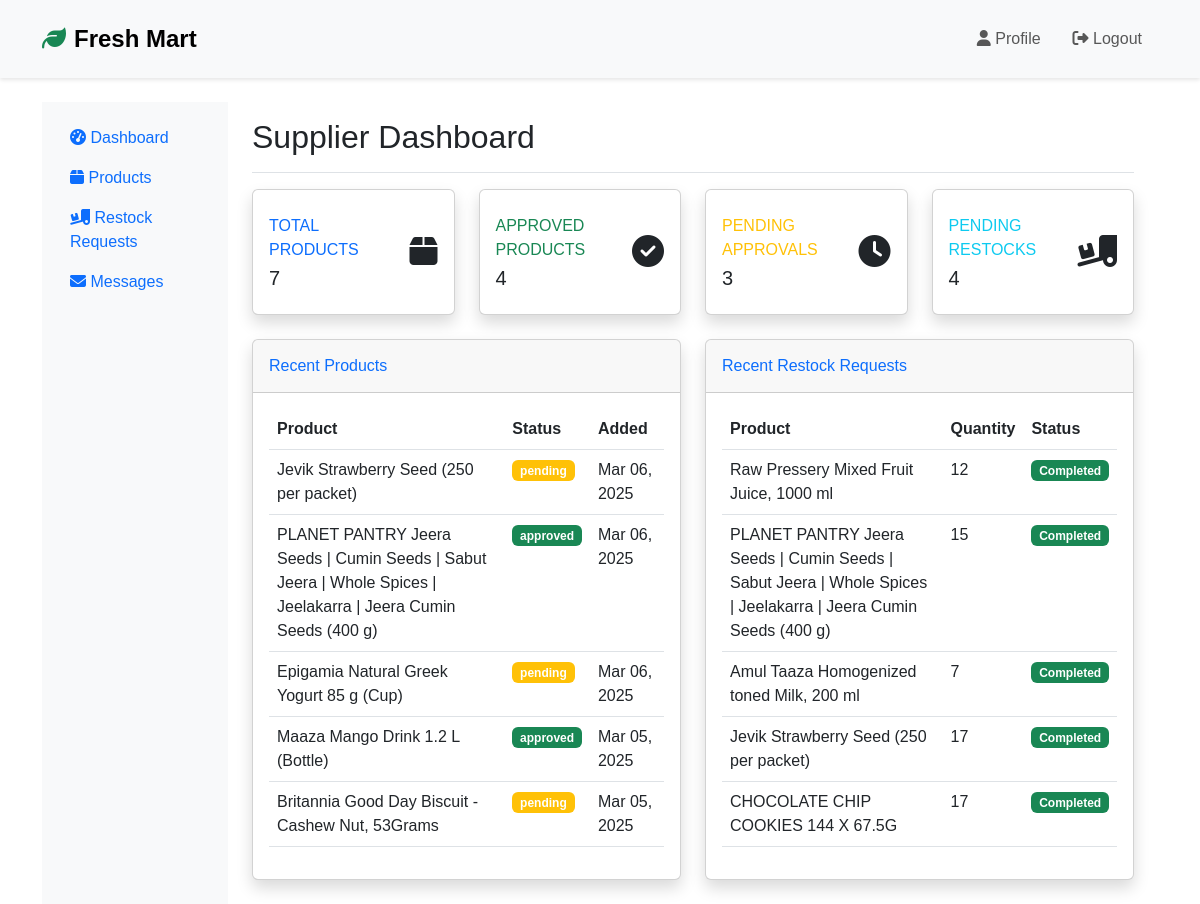
/supplier/dashboard/ (signed in), run on the app's committed database.
### store/models.py (models this page shows, shortened)
class Product(models.Model):
    name = models.CharField(max_length=200)
    description = models.TextField()
    price = models.DecimalField(max_digits=10, decimal_places=2, validators=[MinValueValidator(0)])
    category = models.ForeignKey(Category, on_delete=models.CASCADE, related_name='products')
    supplier = models.ForeignKey(Supplier, on_delete=models.SET_NULL, null=True, related_name='products')
    stock = models.PositiveIntegerField(default=0)
    reorder_level = models.PositiveIntegerField(default=3)
    image = models.ImageField(upload_to='products/')
    is_available = models.BooleanField(default=True)
    featured = models.BooleanField(default=False)
    approval_status = models.CharField(max_length=20, choices=[('pending', 'Pending'), ('approved', 'Approved'), ('rejected', 'Rejected')], default='pending')
    created_at = models.DateTimeField(auto_now_add=True)
    updated_at = models.DateTimeField(auto_now=True)
    _has_pending_restock = None
    @property
    def has_pending_restock(self):
        if self._has_pending_restock is None:
            self._has_pending_restock = self.restock_requests.filter(status='pending').exists()
        return self._has_pending_restock

class RestockRequest(models.Model):
    STATUS_CHOICES = [
        ('pending', 'Pending'),
        ('completed', 'Completed'),
        ('rejected', 'Rejected'),
    ]
    product = models.ForeignKey(Product, on_delete=models.CASCADE, related_name='restock_requests')
    supplier = models.ForeignKey(Supplier, on_delete=models.CASCADE)
    quantity = models.PositiveIntegerField()
    notes = models.TextField(blank=True)
    status = models.CharField(max_length=20, choices=STATUS_CHOICES, default='pending')
    requested_by = models.ForeignKey(User, on_delete=models.SET_NULL, null=True, related_name='restock_requests')
    created_at = models.DateTimeField(auto_now_add=True)
    updated_at = models.DateTimeField(auto_now=True)
    class Meta:
        ordering = ['-created_at']

### store/supplier_views.py (the view)
# urls.py: path('supplier/dashboard/', supplier_dashboard, name='supplier_dashboard'),
@login_required
@user_passes_test(is_supplier)
def supplier_dashboard(request):
    supplier = request.user.supplier
    products = Product.objects.filter(supplier=supplier)
    restock_requests = RestockRequest.objects.filter(supplier=supplier)
    unread_messages_count = SupplierMessage.objects.filter(
        supplier=supplier,
        read=False
    ).count()
    recent_products = products.order_by('-created_at')[:5]
    recent_restock_requests = restock_requests.select_related('product').order_by('-created_at')[:5]
    context = {
        'supplier': supplier,
        'total_products': products.count(),
        'approved_products': products.filter(approval_status='approved').count(),
        'pending_approvals': products.filter(approval_status='pending').count(),
        'pending_restocks': restock_requests.filter(status='pending').count(),
        'unread_messages_count': unread_messages_count,
        'recent_products': recent_products,
        'recent_restock_requests': recent_restock_requests,
        'recent_activities': SupplierActivity.objects.filter(supplier=supplier).order_by('-created_at')[:5]
    }
    return render(request, 'store/supplier/dashboard.html', context)

### store/context_processors.py (called while the page is built)
def admin_context(request):
    context = {}
    if request.user.is_authenticated and request.user.is_staff:
        context['pending_products_count'] = Product.objects.filter(approval_status='pending').count()
    return context

### store/supplier_views.py (called while the page is built)
def is_supplier(user):
    return hasattr(user, 'supplier')

### store/templates/store/supplier/dashboard.html (shortened to what this page needs)
{% extends 'store/base.html' %}
{% load static %}
{% block extra_css %}
<link href="https://cdn.jsdelivr.net/npm/chart.js" rel="stylesheet">
{% endblock %}
{% block content %}
<div class="container-fluid">
    <div class="row">
        <nav class="col-md-3 col-lg-2 d-md-block bg-light sidebar">
            <div class="position-sticky pt-3">
                <ul class="nav flex-column">
                    <li class="nav-item">
                        <a class="nav-link active" href="{% url 'supplier_dashboard' %}">
                            <i class="fas fa-tachometer-alt"></i> Dashboard
                        </a>
                    </li>
                    <li class="nav-item">
                        <a class="nav-link" href="{% url 'supplier_products' %}">
                            <i class="fas fa-box"></i> Products
                        </a>
                    </li>
                    <li class="nav-item">
                        <a class="nav-link" href="{% url 'supplier_restock_requests' %}">
                            <i class="fas fa-truck-loading"></i> Restock Requests
                        </a>
                    </li>
                    <li class="nav-item">
                        <a class="nav-link" href="{% url 'supplier_messages' %}">
                            <i class="fas fa-envelope"></i> Messages
                        </a>
                    </li>
                </ul>
            </div>
        </nav>
        <main class="col-md-9 ms-sm-auto col-lg-10 px-md-4">
            <div class="d-flex justify-content-between flex-wrap flex-md-nowrap align-items-center pt-3 pb-2 mb-3 border-bottom">
                <h1 class="h2">Supplier Dashboard</h1>
            </div>
            <div class="row">
                <div class="col-xl-3 col-md-6 mb-4">
                    <div class="card border-left-primary shadow h-100 py-2 stats-card">
                        <div class="card-body">
                            <div class="row no-gutters align-items-center">
                                <div class="col mr-2">
                                    <div class="text-xs font-weight-bold text-primary text-uppercase mb-1">
                                        Total Products</div>
                                    <div class="h5 mb-0 font-weight-bold text-gray-800">{{ total_products }}</div>
                                </div>
                                <div class="col-auto">
                                    <i class="fas fa-box fa-2x text-gray-300"></i>
                                </div>
                            </div>
                        </div>
                    </div>
                </div>
                <div class="col-xl-3 col-md-6 mb-4">
                    <div class="card border-left-success shadow h-100 py-2 stats-card">
                        <div class="card-body">
                            <div class="row no-gutters align-items-center">
                                <div class="col mr-2">
                                    <div class="text-xs font-weight-bold text-success text-uppercase mb-1">
                                        Approved Products</div>
                                    <div class="h5 mb-0 font-weight-bold text-gray-800">{{ approved_products }}</div>
                                </div>
                                <div class="col-auto">
                                    <i class="fas fa-check-circle fa-2x text-gray-300"></i>
                                </div>
                            </div>
                        </div>
                    </div>
                </div>
                <div class="col-xl-3 col-md-6 mb-4">
                    <div class="card border-left-warning shadow h-100 py-2 stats-card">
                        <div class="card-body">
                            <div class="row no-gutters align-items-center">
                                <div class="col mr-2">
                                    <div class="text-xs font-weight-bold text-warning text-uppercase mb-1">
                                        Pending Approvals</div>
                                    <div class="h5 mb-0 font-weight-bold text-gray-800">{{ pending_approvals }}</div>
                                </div>
                                <div class="col-auto">
                                    <i class="fas fa-clock fa-2x text-gray-300"></i>
                                </div>
                            </div>
                        </div>
                    </div>
                </div>
                <div class="col-xl-3 col-md-6 mb-4">
                    <div class="card border-left-info shadow h-100 py-2 stats-card">
                        <div class="card-body">
                            <div class="row no-gutters align-items-center">
                                <div class="col mr-2">
                                    <div class="text-xs font-weight-bold text-info text-uppercase mb-1">
                                        Pending Restocks</div>
                                    <div class="h5 mb-0 font-weight-bold text-gray-800">{{ pending_restocks }}</div>
                                </div>
                                <div class="col-auto">
                                    <i class="fas fa-truck-loading fa-2x text-gray-300"></i>
                                </div>
                            </div>
                        </div>
                    </div>
                </div>
            </div>
            <div class="row">
                <div class="col-xl-6 col-lg-6">
                    <div class="card shadow mb-4">
                        <div class="card-header py-3">
                            <h6 class="m-0 font-weight-bold text-primary">Recent Products</h6>
                        </div>
                        <div class="card-body">
                            <div class="table-responsive">
                                <table class="table">
                                    <thead>
                                        <tr>
                                            <th>Product</th>
                                            <th>Status</th>
                                            <th>Added</th>
                                        </tr>
                                    </thead>
                                    <tbody>
                                        {% for product in recent_products %}
                                        <tr>
                                            <td>{{ product.name }}</td>
                                            <td>
                                                <span class="badge {% if product.approval_status == 'approved' %}bg-success{% elif product.approval_status == 'pending' %}bg-warning{% else %}bg-danger{% endif %}">
                                                    {{ product.approval_status }}
                                                </span>
                                            </td>
                                            <td>{{ product.created_at|date:"M d, Y" }}</td>
                                        </tr>
                                        {% endfor %}
                                    </tbody>
                                </table>
                            </div>
                        </div>
                    </div>
                </div>
                <div class="col-xl-6 col-lg-6">
                    <div class="card shadow mb-4">
                        <div class="card-header py-3">
                            <h6 class="m-0 font-weight-bold text-primary">Recent Restock Requests</h6>
                        </div>
                        <div class="card-body">
                            <div class="table-responsive">
                                <table class="table">
                                    <thead>
                                        <tr>
                                            <th>Product</th>
                                            <th>Quantity</th>
                                            <th>Status</th>
                                        </tr>
                                    </thead>
                                    <tbody>
                                        {% for request in recent_restock_requests %}
                                        <tr>
                                            <td>{{ request.product.name }}</td>
                                            <td>{{ request.quantity }}</td>
                                            <td>
                                                <span class="badge {% if request.status == 'completed' %}bg-success{% elif request.status == 'pending' %}bg-warning{% else %}bg-danger{% endif %}">
                                                    {{ request.get_status_display }}
                                                </span>
                                            </td>
                                        </tr>
                                        {% endfor %}
                                    </tbody>
                                </table>
                            </div>
                        </div>
                    </div>
                </div>
            </div>
        </main>
    </div>
</div>
{% endblock %}

### static/css/style.css (style rules this page uses)
:root { --primary-color: #00b761; --secondary-color: #009951; --dark-color: #1a1a1a; --light-color: #f8f9fa; --transition: all 0.3s ease; }
body { font-family: 'Poppins', sans-serif; overflow-x: hidden; }

### store/templates/store/supplier/dashboard.html (style rules this page uses)
.stats-card { transition: transform 0.3s ease; }

### store/templates/store/base.html (style rules this page uses)
.nav-link { font-weight: 500; padding: 0.5rem 1rem !important; }

### data on the page
Product: name "Jevik Strawberry Seed (250 per packet)", approval_status "pending", created_at "Mar 06, 2025"
Product: name "PLANET PANTRY Jeera Seeds | Cumin Seeds | Sabut Jeera | Whole Spices | Jeelakarra | Jeera Cumin Seeds (400 g)", approval_status "approved", created_at "Mar 06, 2025"
Product: name "Epigamia Natural Greek Yogurt 85 g (Cup)", approval_status "pending", created_at "Mar 06, 2025"
Product: name "Maaza Mango Drink 1.2 L (Bottle)", approval_status "approved", created_at "Mar 05, 2025"
Product: name "Britannia Good Day Biscuit - Cashew Nut, 53Grams", approval_status "pending", created_at "Mar 05, 2025"
RestockRequest: product.name "Raw Pressery Mixed Fruit Juice, 1000 ml", quantity "12", status "Completed"
RestockRequest: product.name "PLANET PANTRY Jeera Seeds | Cumin Seeds | Sabut Jeera | Whole Spices | Jeelakarra | Jeera Cumin Seeds (400 g)", quantity "15", status "Completed"
RestockRequest: product.name "Amul Taaza Homogenized toned Milk, 200 ml", quantity "7", status "Completed"
RestockRequest: product.name "Jevik Strawberry Seed (250 per packet)", quantity "17", status "Completed"
RestockRequest: product.name "CHOCOLATE CHIP COOKIES 144 X 67.5G", quantity "17", status "Completed"

### other printed values
{{ total_products }} "7"
{{ approved_products }} "4"
{{ pending_approvals }} "3"
{{ pending_restocks }} "4"
